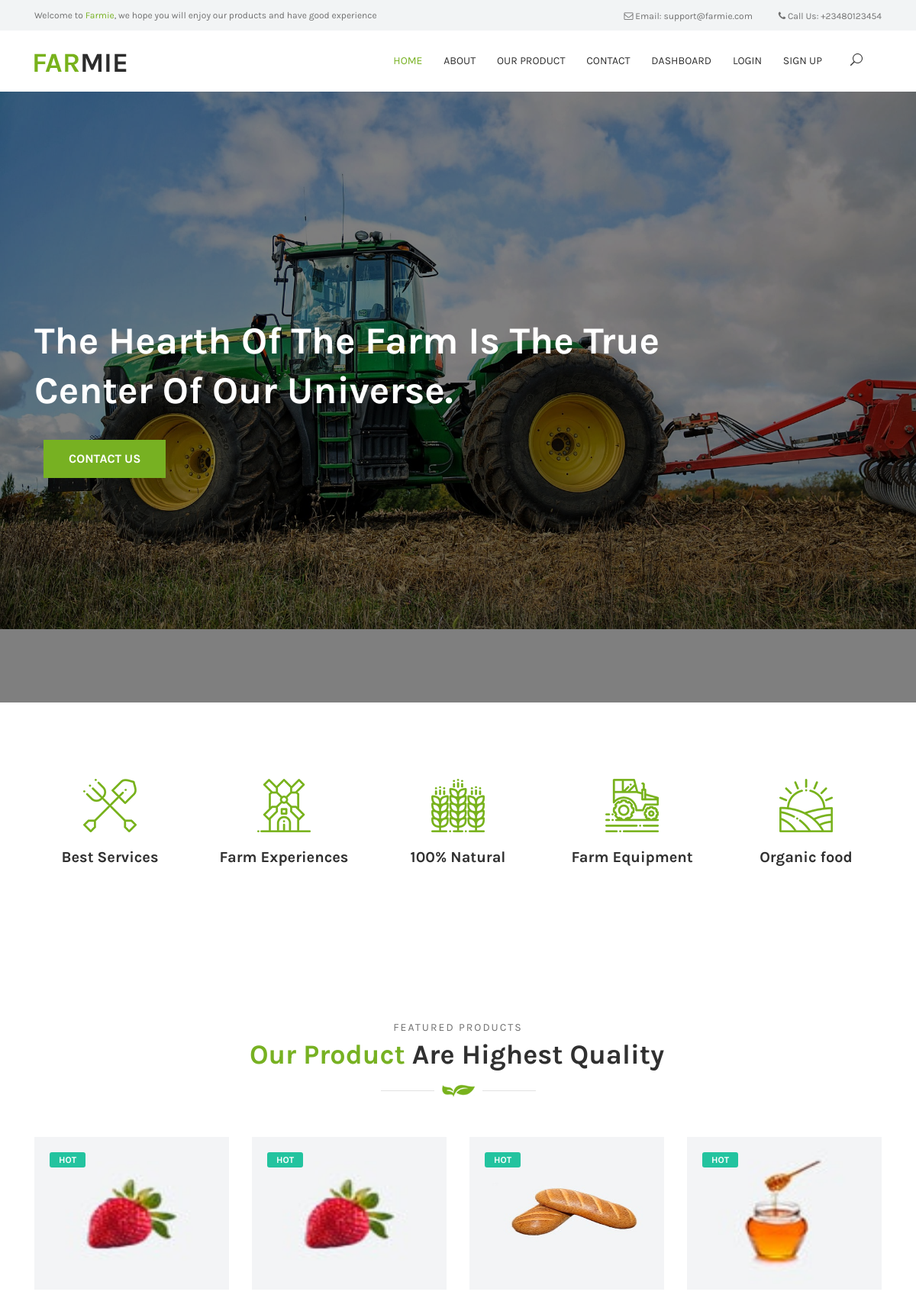
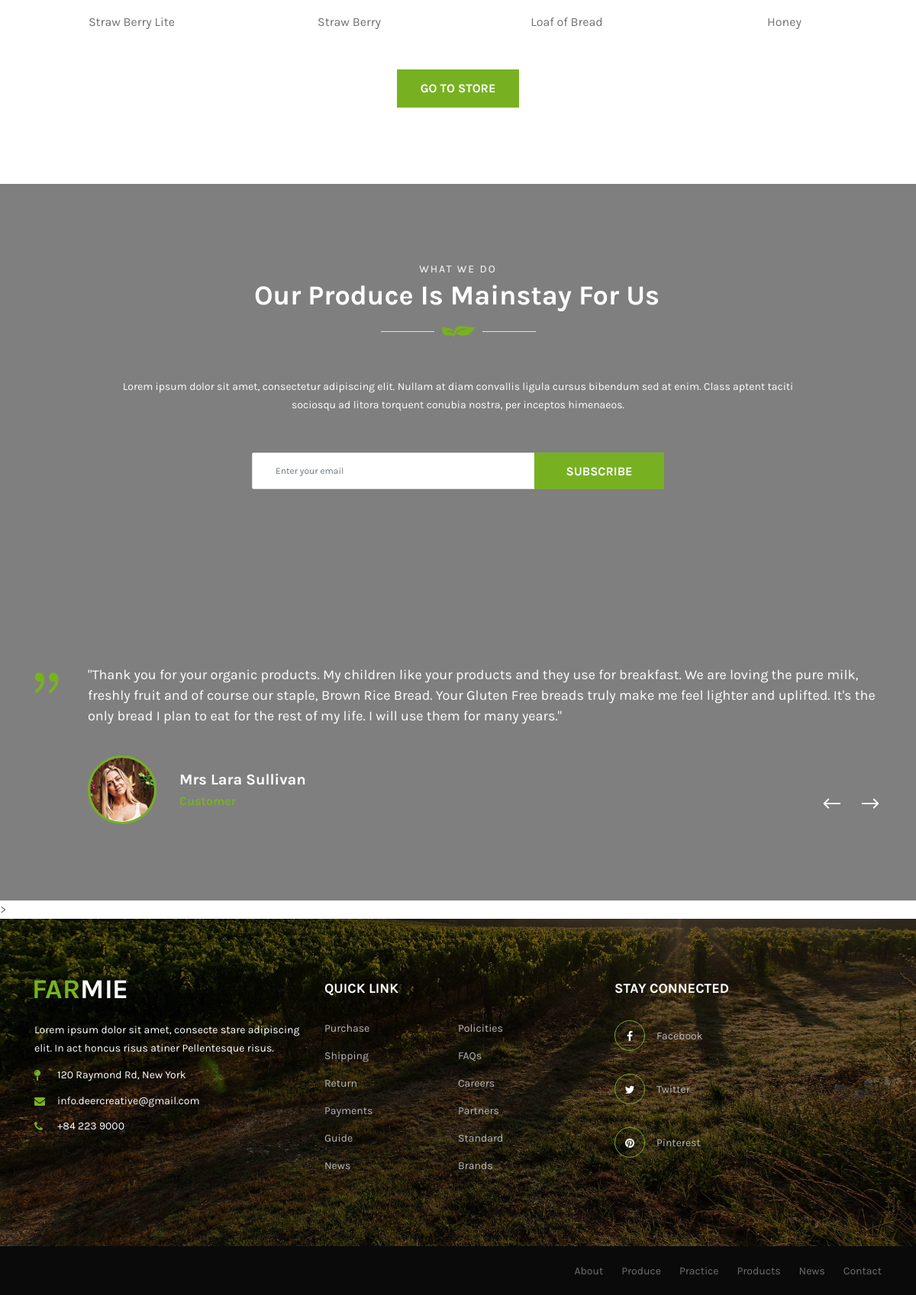
The page / (signed in) on the database its author committed (2 pictures, top to bottom).
### tables this page shows
CREATE TABLE `product` (
  `id` int(11) NOT NULL,
  `name` varchar(200) NOT NULL,
  `phone` varchar(200) NOT NULL,
  `address` text NOT NULL,
  `description` text NOT NULL,
  `file` text NOT NULL,
  `date` datetime NOT NULL DEFAULT current_timestamp()
);

### index.php (the view, shortened to what this page needs)
<?php
 include_once('admin/php/function.php');
 include_once('php/header.php');
 $select = $mysqli->prepare("SELECT * FROM product order by id DESC LIMIT 4");
 $select->execute();
 $selects = $select->get_result();
 ?>
  <div class="hero-area">
    <div class="welcome-slides owl-carousel">
      <div class="single-welcome-slides bg-img bg-overlay jarallax" style="background-image: url(img/bg-img/1.jpg);">
        <div class="container h-100">
          <div class="row h-100 align-items-center">
            <div class="col-12 col-lg-10">
              <div class="welcome-content">
                <h2 data-animation="fadeInUp" data-delay="200ms">The hearth of the farm is the true center of our universe.</h2>
                <
                <a href="#" class="btn famie-btn mt-4" data-animation="bounceInUp" data-delay="600ms">Contact Us</a>
              </div>
            </div>
          </div>
        </div>
      </div>
    </div>
  </div>
  <section class="famie-benefits-area section-padding-100-0 pb-5">
    <div class="container">
      <div class="row justify-content-center">
        <div class="col-12 col-sm-4 col-lg">
          <div class="single-benefits-area wow fadeInUp mb-50" data-wow-delay="100ms">
            <img src="img/core-img/digger.png" alt="">
            <h5>Best Services</h5>
          </div>
        </div>
        <div class="col-12 col-sm-4 col-lg">
          <div class="single-benefits-area wow fadeInUp mb-50" data-wow-delay="300ms">
            <img src="img/core-img/windmill.png" alt="">
            <h5>Farm Experiences</h5>
          </div>
        </div>
        <div class="col-12 col-sm-4 col-lg">
          <div class="single-benefits-area wow fadeInUp mb-50" data-wow-delay="500ms">
            <img src="img/core-img/cereals.png" alt="">
            <h5>100% Natural</h5>
          </div>
        </div>
        <div class="col-12 col-sm-4 col-lg">
          <div class="single-benefits-area wow fadeInUp mb-50" data-wow-delay="700ms">
            <img src="img/core-img/tractor.png" alt="">
            <h5>Farm Equipment</h5>
          </div>
        </div>
        <div class="col-12 col-sm-4 col-lg">
          <div class="single-benefits-area wow fadeInUp mb-50" data-wow-delay="900ms">
            <img src="img/core-img/sunrise.png" alt="">
            <h5>Organic food</h5>
          </div>
        </div>
      </div>
    </div>
  </section>
  <section class="our-products-area section-padding-100">
    <div class="container">
      <div class="row">
        <div class="col-12">
          <div class="section-heading text-center">
            <p>Featured Products</p>
            <h2><span>Our Product</span> Are Highest Quality</h2>
            <img src="img/core-img/decor2.png" alt="">
          </div>
        </div>
      </div>
      <div class="row">
        <?php
         while ($row = $selects->fetch_array()) { ?>
          <div class="col-12 col-sm-6 col-lg-3">
            <a href="product.php?p_id=<?php echo $row['id']; ?>">
              <div class="single-product-area mb-50 wow fadeInUp" data-wow-delay="100ms">
                <div class="product-thumbnail">
                  <img src="img/product/<?php echo $row['file']; ?>" alt="" style="height: 200px;">
                  <span class="product-tags">Hot</span>
                </div>
                <div class="product-desc text-center pt-4">
                  <a href="#" class="product-title"><?php echo $row['name']; ?></a>
                </div>
              </div>
            </a>
          </div>
        <?php  }
         ?>
      </div>
      <div class="row">
        <div class="col-12">
          <div class="gotoshop-btn text-center wow fadeInUp" data-wow-delay="900ms">
            <a href="our-products.php" class="btn famie-btn">Go to Store</a>
          </div>
        </div>
      </div>
    </div>
  </section>
  <section class="newsletter-area section-padding-100 bg-img bg-overlay jarallax" style="background-image: url('img/bg-img/8.jpg');">
    <div class="container">
      <div class="row justify-content-center">
        <div class="col-12 col-lg-10">
          <div class="newsletter-content">
            <div class="section-heading white text-center">
              <p>What we do</p>
              <h2><span>Our Produce</span> Is Mainstay For Us</h2>
              <img src="img/core-img/decor2.png" alt="">
            </div>
            <p class="text-white mb-50 text-center">Lorem ipsum dolor sit amet, consectetur adipiscing elit. Nullam at diam convallis ligula cursus bibendum sed at enim. Class aptent taciti sociosqu ad litora torquent conubia nostra, per inceptos
              himenaeos.</p>
          </div>
        </div>
      </div>
      <div class="row justify-content-center">
        <div class="col-12 col-lg-6">
          <form action="#" method="post">
            <input type="text" class="form-control" placeholder="Enter your email">
            <button type="submit" class="btn famie-btn">Subscribe</button>
          </form>
        </div>
      </div>
    </div>
  </section>
  <section class="testimonial-area bg-img bg-overlay section-padding-100 jarallax" style="background-image: url('img/bg-img/15.jpg');">
    <div class="container">
      <div class="row">
        <div class="col-12">
          <div class="testimonial-slides owl-carousel">
            <div class="single-slide">
              <div class="testi-text d-flex">
                <div class="quote-icon">
                  <img src="img/core-img/quote.png" alt="">
                </div>
                <h5>"Thank you for your organic products. My children like your products and they use for breakfast. We are loving the pure milk, freshly fruit and of course our staple, Brown Rice Bread. Your Gluten Free breads truly make me feel
                  lighter and uplifted. It's the only bread I plan to eat for the rest of my life. I will use them for many years."</h5>
              </div>
              <div class="testimonial-thumbnail-name d-flex align-items-center">
                <div class="testimonial-thumbnail">
                  <img src="img/bg-img/16.jpg" alt="">
                </div>
                <div class="testimonial-name">
                  <h5>Mrs Lara Sullivan</h5>
                  <h6>Customer</h6>
                </div>
              </div>
            </div>
          </div>
        </div>
      </div>
    </div>
  </section>
>
 <?php
 include_once('php/footer.php');
 ?>

### php/header.php (shortened to what this page needs)
<!DOCTYPE html>
<html lang="en">
<head>
  <link rel="stylesheet" href="style.css">
</head>
<body>
  <header class="header-area">
    <div class="top-header-area">
      <div class="container">
        <div class="row">
          <div class="col-12">
            <div class="top-header-content d-flex align-items-center justify-content-between">
              <div class="top-header-meta">
                <p>Welcome to <span>Farmie</span>, we hope you will enjoy our products and have good experience</p>
              </div>
              <div class="top-header-meta text-right">
                <a href="#" data-toggle="tooltip" data-placement="bottom" title=" support@farmie.com"><i class="fa fa-envelope-o" aria-hidden="true"></i> <span>Email: support@farmie.com</span></a>
                <a href="#" data-toggle="tooltip" data-placement="bottom" title="+23480123454"><i class="fa fa-phone" aria-hidden="true"></i> <span>Call Us: +23480123454</span></a>
              </div>
            </div>
          </div>
        </div>
      </div>
    </div>
    <div class="famie-main-menu">
      <div class="classy-nav-container breakpoint-off">
        <div class="container">
          <nav class="classy-navbar justify-content-between" id="famieNav">
            <a href="./" class="nav-brand"><img src="img/core-img/logo.png" alt=""></a>
            <div class="classy-menu">
              <div class="classynav">
                <ul>
                  <li class="active"><a href="./">Home</a></li>
                  <li><a href="about.php">About</a></li>
                  <li><a href="our-products.php">Our Product</a></li>
                  <li><a href="contact.php">Contact</a></li>
                  <?php
                    if (isset($_SESSION['user_id'])) { ?>
                     <li><a href="./admin/home.php">Dashboard</a></li>
                   <?php }
                  ?>
                  <li><a href="./admin">Login</a></li>
                  <li><a href="./admin/signUp.php">Sign Up</a></li>
                </ul>
                <div id="searchIcon">
                  <i class="icon_search" aria-hidden="true"></i>
                </div>
              </div>
            </div>
          </nav>
        </div>
      </div>
    </div>
  </header>

### php/footer.php (shortened to what this page needs)
  <footer class="footer-area">
    <div class="main-footer bg-img bg-overlay section-padding-80-0" style="background-image: url(img/bg-img/3.jpg);">
      <div class="container">
        <div class="row">
          <div class="col-12 col-sm-6 col-lg-4">
            <div class="footer-widget mb-80">
              <a href="#" class="foo-logo d-block mb-30"><img src="img/core-img/logo2.png" alt=""></a>
              <p>Lorem ipsum dolor sit amet, consecte stare adipiscing elit. In act honcus risus atiner Pellentesque risus.</p>
              <div class="contact-info">
                <p><i class="fa fa-map-pin" aria-hidden="true"></i><span>120 Raymond Rd, New York</span></p>
                <p><i class="fa fa-envelope" aria-hidden="true"></i><span>info.deercreative@gmail.com</span></p>
                <p><i class="fa fa-phone" aria-hidden="true"></i><span>+84 223 9000</span></p>
              </div>
            </div>
          </div>
          <div class="col-12 col-sm-6 col-lg-4">
            <div class="footer-widget mb-80">
              <h5 class="widget-title">QUICK LINK</h5>
              <nav class="footer-widget-nav">
                <ul>
                  <li><a href="#">Purchase</a></li>
                  <li><a href="#">Policities</a></li>
                  <li><a href="#">Shipping</a></li>
                  <li><a href="#">FAQs</a></li>
                  <li><a href="#">Return</a></li>
                  <li><a href="#">Careers</a></li>
                  <li><a href="#">Payments</a></li>
                  <li><a href="#">Partners</a></li>
                  <li><a href="#">Guide</a></li>
                  <li><a href="#">Standard</a></li>
                  <li><a href="#">News</a></li>
                  <li><a href="#">Brands</a></li>
                </ul>
              </nav>
            </div>
          </div>
          <div class="col-12 col-sm-6 col-lg-4">
            <div class="footer-widget mb-80">
              <h5 class="widget-title">STAY CONNECTED</h5>
              <div class="footer-social-info">
                <a href="#">
                  <i class="fa fa-facebook" aria-hidden="true"></i>
                  <span>Facebook</span>
                </a>
                <a href="#">
                  <i class="fa fa-twitter" aria-hidden="true"></i>
                  <span>Twitter</span>
                </a>
                <a href="#">
                  <i class="fa fa-pinterest" aria-hidden="true"></i>
                  <span>Pinterest</span>
                </a>
              </div>
            </div>
          </div>
        </div>
      </div>
    </div>
    <div class="copywrite-area">
      <div class="container">
        <div class="copywrite-text">
          <div class="row align-items-center">
            <div class="col-md-12">
              <div class="footer-nav">
                <nav>
                  <ul>
                    <li><a href="#">About</a></li>
                    <li><a href="#">Produce</a></li>
                    <li><a href="#">Practice</a></li>
                    <li><a href="#">Products</a></li>
                    <li><a href="#">News</a></li>
                    <li><a href="#">Contact</a></li>
                  </ul>
                </nav>
              </div>
            </div>
          </div>
        </div>
      </div>
    </div>
  </footer>
</body>
</html>

### css/classy-nav.css (style rules this page uses)
body { font-family: "Roboto", sans-serif; }
ul { margin: 0; }
ul li { list-style: none; }
img { height: auto; max-width: 100%; }
.bg-img { background-position: center center; background-size: cover; background-repeat: no-repeat; }
.classy-nav-container { position: relative; z-index: 100; background-color: #ffffff; }
.classy-nav-container * { box-sizing: border-box; }
.classy-nav-container a { -webkit-transition-duration: 500ms; transition-duration: 500ms; text-decoration: none; outline: none; font-size: 14px; font-weight: 400; color: #232323; display: inline-block; }
.justify-content-between { -webkit-box-pack: justify; -ms-flex-pack: justify; justify-content: space-between; }
.justify-content-center { -webkit-box-pack: center; -ms-flex-pack: center; justify-content: center; }
.classy-navbar { width: 100%; height: 70px; padding: 0.5em 2em; display: -webkit-box; display: -ms-flexbox; display: flex; -webkit-box-align: center; -ms-flex-align: center; -ms-grid-row-align: center; align-items: center; }
.classy-navbar .nav-brand { font-size: 26px; font-weight: 500; color: #565656; display: inline-block; margin-right: 30px; }
.classynav ul li { display: inline-block; clear: both; position: inherit; z-index: 10; }
.classynav ul li a { padding: 0 12px; display: block; height: 35px; font-size: 14px; line-height: 34px; }
.breakpoint-off .classynav { display: -webkit-box; display: -ms-flexbox; display: flex; -webkit-box-align: center; -ms-flex-align: center; -ms-grid-row-align: center; align-items: center; }

### rows shown on the page
product: file (picture), name "Straw Berry Lite"
product: file (picture), name "Straw Berry"
product: file (picture), name "Loaf of Bread"
product: file (picture), name "Honey"
